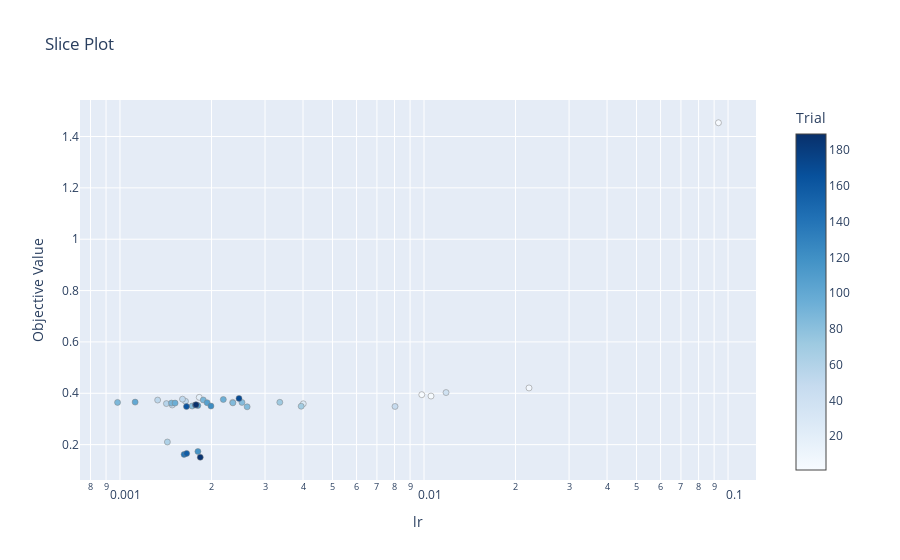

Here is the notebook cell this chart was saved with:
### Code cell
#Visualize parameter importance
#optuna.visualization.plot_param_importances(study).show()
#optuna.visualization.plot_optimization_history(study).show()
optuna.visualization.plot_slice(study, params = ['lr']).show()

### Figure 1 — Plotly figure (JSON) as saved in the notebook; plotly's stock layout.template omitted (floating-point values rounded to 4 significant figures)
{"data": [{"marker": {"color": [1, 2, 3, 4, 5, 19, 26, 38, 48, 49, 51, 52, 53, 57, 62, 69, 71, 82, 83, 84, 85, 87, 88, 89, 94, 95, 100, 107, 115, 116, 122, 139, 157, 163, 170, 176, 186, 189], "colorbar": {"title": {"text": "Trial"}, "x": 1, "xpad": 40}, "colorscale": [[0, "rgb(247,251,255)"], [0.125, "rgb(222,235,247)"], [0.25, "rgb(198,219,239)"], [0.375, "rgb(158,202,225)"], [0.5, "rgb(107,174,214)"], [0.625, "rgb(66,146,198)"], [0.75, "rgb(33,113,181)"], [0.875, "rgb(8,81,156)"], [1, "rgb(8,48,107)"]], "line": {"color": "Grey", "width": 0.5}}, "mode": "markers", "name": "Feasible Trial", "showlegend": false, "type": "scatter", "x": [0.009833, 0.09299, 0.01054, 0.002348, 0.02215, 0.001823, 0.004007, 0.01182, 0.00803, 0.001485, 0.001643, 0.001606, 0.00133, 0.001422, 0.001432, 0.003945, 0.003355, 0.001728, 0.002519, 0.00262, 0.002351, 0.0009819, 0.001879, 0.001478, 0.002187, 0.001518, 0.001122, 0.001935, 0.001803, 0.001805, 0.001992, 0.001625, 0.001657, 0.001655, 0.002463, 0.001772, 0.001837, 0.001779], "y": [0.3946, 1.454, 0.3892, 0.3649, 0.4208, 0.3842, 0.3592, 0.4028, 0.3487, 0.3544, 0.3688, 0.3771, 0.3736, 0.3599, 0.2103, 0.3497, 0.3649, 0.3504, 0.3644, 0.3473, 0.3627, 0.3645, 0.3739, 0.3619, 0.3759, 0.3618, 0.3656, 0.3633, 0.3523, 0.1733, 0.3503, 0.1621, 0.1658, 0.3483, 0.38, 0.3544, 0.1509, 0.3554]}], "layout": {"title": {"text": "Slice Plot"}, "xaxis": {"title": {"text": "lr"}, "type": "log"}, "yaxis": {"title": {"text": "Objective Value"}}}}
